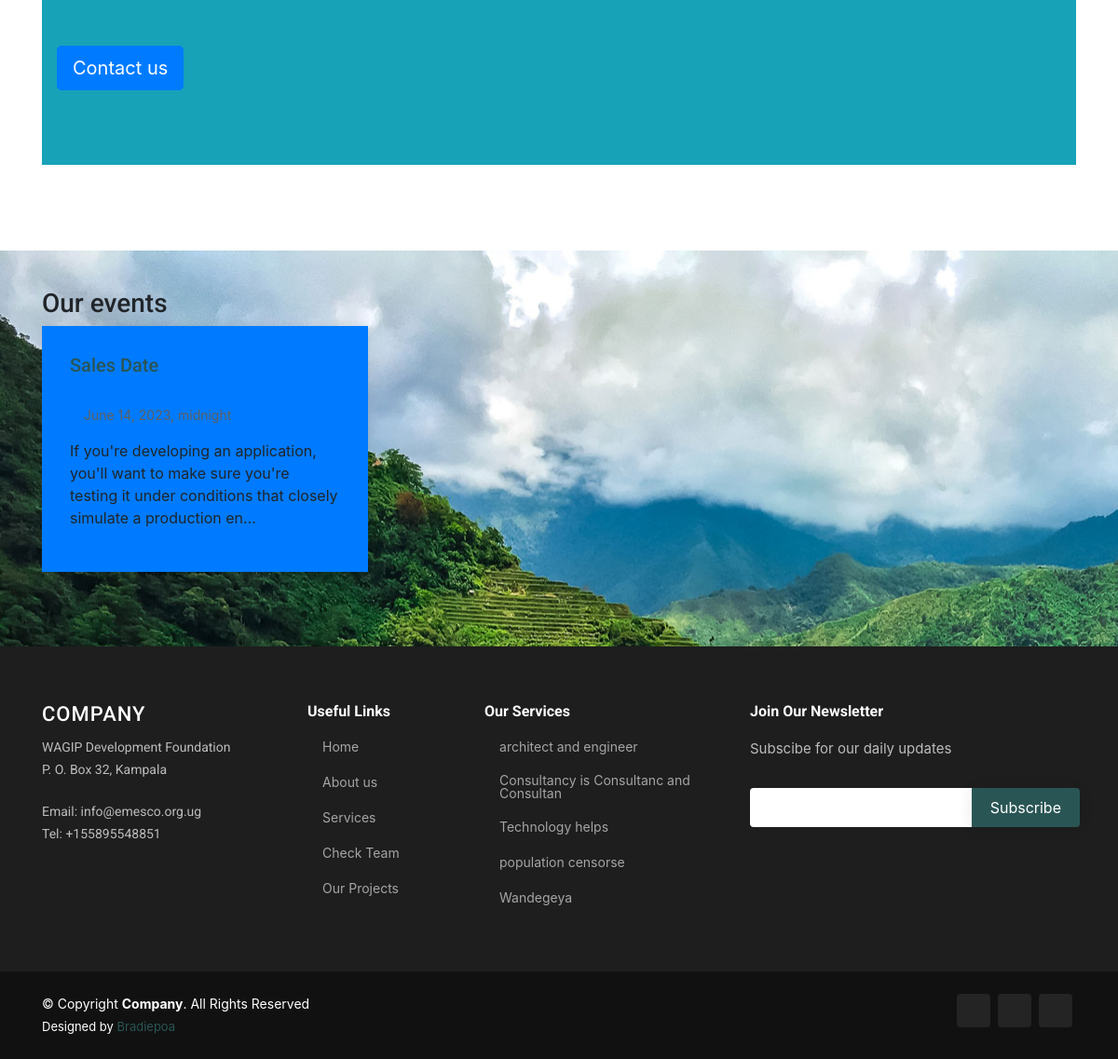
/ (lower part), run on an earlier commit of the app's database.
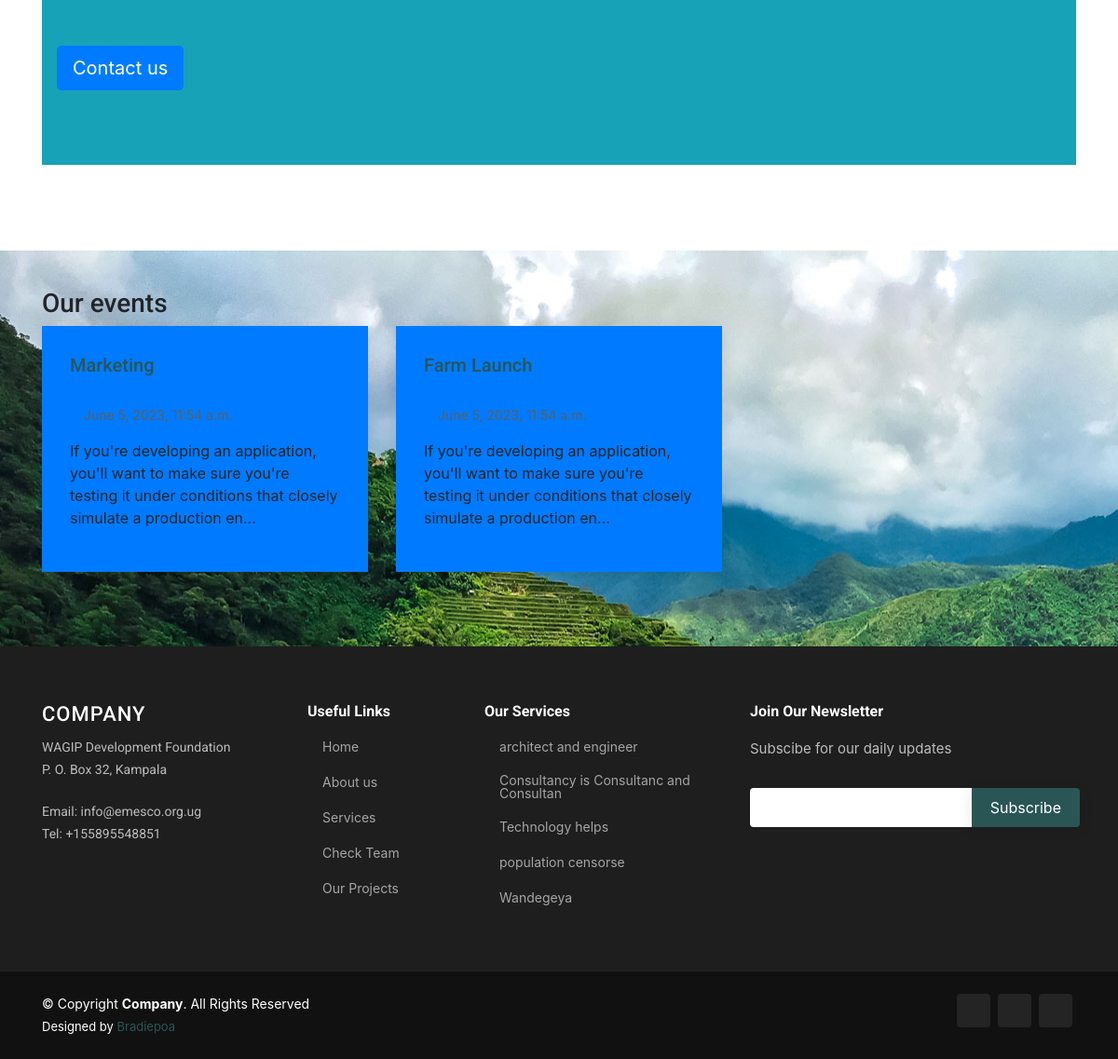
And on a later commit of the database.
### mainweb/models.py (models this page shows, shortened)
class CurrentAndPreviousEvents(models.Model):
    id = models.UUIDField(primary_key=True, default=uuid.uuid4, editable=False)
    name        = models.CharField(max_length=200)
    description = RichTextField()
    image       = models.ImageField(upload_to ='events')
    date        =  models.DateField(auto_now_add=True, auto_now=False)
    is_published = models.BooleanField(default=True)
    last_update  =  models.DateField(auto_now_add=False, auto_now=True)
    event_date   =  models.DateTimeField(auto_now_add=False, auto_now=False)
    class Meta:
        verbose_name_plural = '21. Events'

class Location(models.Model):
    Company_name = models.CharField(max_length=200,unique=True)
    P_o_box_no = models.CharField(max_length=200,unique=True)
    date_created = models.DateField(auto_now_add=True, auto_now=False)
    laste_update = models.DateField(auto_now_add=False, auto_now=True)
    class Meta:
        verbose_name_plural = '03. Location'

class Email(models.Model):
    email= models.EmailField(unique=True)
    describe_email = models.CharField(max_length=200)
    date_created = models.DateField(auto_now_add=True, auto_now=False)
    laste_update = models.DateField(auto_now_add=False, auto_now=True)
    class Meta:
        verbose_name_plural = '02. Emails'

class OfficePhone(models.Model):
    Phone_number= models.CharField(max_length=13, unique=True)
    describe_Phone_number = models.CharField(max_length=200)
    date_created = models.DateField(auto_now_add=True, auto_now=False)
    laste_update = models.DateField(auto_now_add=False, auto_now=True)
    class Meta:
        verbose_name_plural = '01. Office Phone'

class Service(models.Model):
    name = models.CharField(max_length=200,unique=True)
    category = models.ForeignKey(serviceCategory, on_delete=models.CASCADE,)
    image = models.ImageField(upload_to ='services')
    description = RichTextField()
    created_by = models.CharField(max_length=200)
    is_published = models.BooleanField(default=True)
    date = models.DateField(auto_now_add=False, auto_now=False)
    date_created = models.DateField(auto_now_add=True, auto_now=False)
    laste_update = models.DateField(auto_now_add=False, auto_now=True)
    class Meta:
        verbose_name_plural = '15. Services'

### mainweb/views.py (the view)
# urls.py: path('', views.Home_view, name='homepage'),
def Home_view(request):
	banner = Banners.objects.filter(categories='home').order_by("date")
	services = Companies.objects.order_by('-date_created').filter(is_published=True)
	back = background.objects.order_by('-date_created').filter(is_published=True)
	goals = goal.objects.order_by('-date_created').filter(is_published=True)
	mot = motto.objects.order_by('-date_created').filter(is_published=True)
	querryset = Service.objects.order_by('-date').filter(is_published=True)
	misso = mission.objects.order_by('-date_created').filter(is_published=True)
	visso = vission.objects.order_by('-date_created').filter(is_published=True)
	mbj = mainObjective.objects.order_by('-date_created').filter(is_published=True)
	dona = contactDescription.objects.order_by('-date_created').filter(is_published=True)
	locate = Location.objects.all().order_by('-date_created')
	emailz = Email.objects.all().order_by('-date_created')
	phones = OfficePhone.objects.all().order_by('-date_created')
	patt = Parttener.objects.order_by('-date_created').filter(is_published=True)
	events = CurrentAndPreviousEvents.objects.filter(is_published=True).order_by('-date')
	context = {
		'back':back, 'goals':goals,'mot':mot, 'misso':misso,'locate':locate,'emailz':emailz,'phones':phones,'events':events,
		'visso':visso,'mbj':mbj,'services':services,"dona":dona,"patt":patt,'querryset':querryset,'banner':banner
		}
	return render(request, 'mainweb/index.html',context)

### mainweb/models.py (called while the page is built)
    @property
    def imageURL(self):
        try:
            url = self.image.url
        except:
            url = ''
        return url

### mainweb/templates/mainweb/index.html (shortened to what this page needs)
{% extends 'mainweb/main.html' %}
{% load static %}
{% block content %}
<main id="main">
  <section>
    <div class="container" data-aos="fade-up" data-aos-delay="100">
      <div class="jumbotron jumbotron-fluid bg-info">
        <div class="row">
          <div class="col-lg-3 m-3">
            <a class="btn btn-lg btn-primary"  href="">Contact us</a>
          </div>
        </div>
      </div>
    </div>
  </section>
  <section id="blog" class="blog" style="background-image: url({% static 'slider/images/bg_5.jpg' %});">
    <div class="container" data-aos="fade-up">
      <h3>Our events</h3>
      <div class="row">
        {% if events %}
          {% for event in events %}
          <div class="col-lg-4 entries">
            <article class="entry bg-primary" data-aos="fade-up">
              <h5>
                <a class="pattern" href="">{{event.name}}</a>
              </h5><br>
              <div class="entry-meta">
                <ul>
                  <li class="d-flex align-items-center"><i class="icofont-wall-clock"></i> <a href=""><time datetime="2020-01-01">{{event.event_date}}</time></a></li>
                </ul>
              </div>
              <div class="entry-content">
                <p class="text-justify">
                  {{event.description|truncatechars:150|safe}}
                </p>
              </div>
            </article>
          </div>
          {% endfor %}
        {% else %}
        <h2>Not Events posted so far</h2>
        {% endif %}
      </div>
    </div>
  </section>
</main>
{% endblock content %}

### mainweb/templates/mainweb/footer.html
  <footer id="footer">
    <div class="footer-top">
      <div class="container">
        <div class="row">
          <div class="col-lg-3 col-md-6 footer-contact">
            <h3>Company</h3>
          {% for location in locate|slice:":1" %}
            <p>{{ location.Company_name }}</p>
            <p>{{ location.P_o_box_no }} </p>
          {% endfor %}
          <br>
          {% for emails in emailz|slice:":1" %}
            <p>Email: {{emails.email}}</p>
          {% endfor %}
          {% for phone in phones|slice:":1" %}
           <p>Tel: {{phone.Phone_number}}</p>
          {% endfor %}
          </div>
          <div class="col-lg-2 col-md-6 footer-links">
            <h4>Useful Links</h4>
            <ul>
              <li><i class="bx bx-chevron-right"></i> <a href="/">Home</a></li>
              <li><i class="bx bx-chevron-right"></i> <a href="{% url 'mainweb:aboutpage' %}">About us</a></li>
              <li><i class="bx bx-chevron-right"></i> <a href="{% url 'mainweb:servicespage' %}">Services</a></li>
              <li><i class="bx bx-chevron-right"></i> <a href="{% url 'mainweb:teampage' %}">Check Team</a></li>
              <li><i class="bx bx-chevron-right"></i> <a href="#">Our Projects</a></li>
            </ul>
          </div>
          <div class="col-lg-3 col-md-6 footer-links">
            <h4>Our Services</h4>
            <ul>
              {% for serv in querryset|slice:"5" %}
              <li><i class="bx bx-chevron-right"></i> <a href="{% url 'mainweb:service' serv.id %}">{{serv.name}}</a></li>
              {% endfor %}
            </ul>
          </div>
          <div class="col-lg-4 col-md-6 footer-newsletter">
            <h4>Join Our Newsletter</h4>
            <p>Subscibe for our daily updates</p>
            <form action="" method="">
              <input type="email" name="email"><input type="submit" value="Subscribe">
            </form>
          </div>
        </div>
      </div>
    </div>
    <div class="container d-md-flex py-4">
      <div class="mr-md-auto text-center text-md-left">
        <div class="copyright">
          &copy; Copyright <strong><span>Company</span></strong>. All Rights Reserved
        </div>
        <div class="credits">
          Designed by <a href="">Bradiepoa</a>
        </div>
      </div>
      <div class="social-links text-center text-md-right pt-3 pt-md-0">
        <a href="#" class="twitter"><i class="bx bxl-twitter"></i></a>
        <a href="#" class="instagram"><i class="bx bxl-instagram"></i></a>
        <a href="#" class="linkedin"><i class="bx bxl-linkedin"></i></a>
      </div>
    </div>
  </footer>

What changed in the data, as far as the page shows it:
now on this page (row edited): CurrentAndPreviousEvents: name "Marketing", description "If you're developing an application, you'll want to make sure you're testing it under conditions that closely simulate a production en…"
changed CurrentAndPreviousEvents: name "Sales Date" → "Farm Launch"
